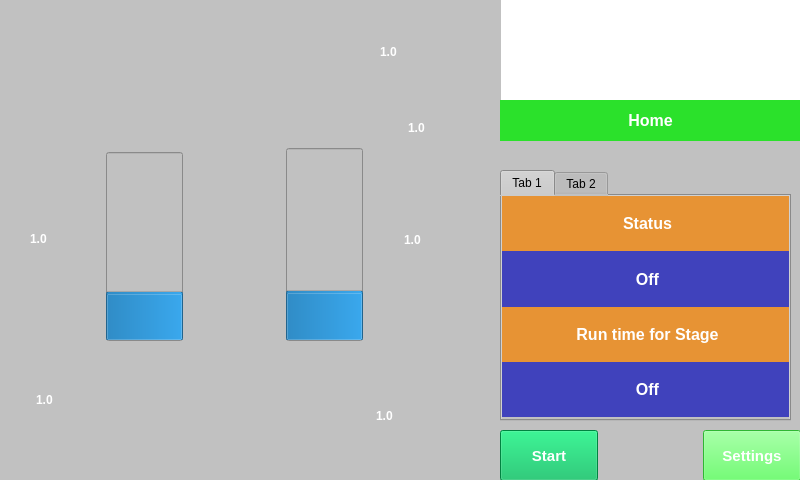
<?xml version="1.0" encoding="UTF-8"?>
<ui version="4.0">
 <class>Form</class>
 <widget class="QWidget" name="Form">
  <property name="geometry">
   <rect>
    <x>0</x>
    <y>0</y>
    <width>800</width>
    <height>480</height>
   </rect>
  </property>
  <property name="windowTitle">
   <string>Form</string>
  </property>
  <property name="autoFillBackground">
   <bool>false</bool>
  </property>
  <property name="styleSheet">
   <string notr="true">background-color: rgb(193, 193, 193);</string>
  </property>
  <widget class="QWidget" name="widget" native="true">
   <property name="geometry">
    <rect>
     <x>0</x>
     <y>0</y>
     <width>501</width>
     <height>480</height>
    </rect>
   </property>
   <property name="styleSheet">
    <string notr="true">color: rgb(220, 220, 220);</string>
   </property>
   <widget class="QProgressBar" name="left_tank">
    <property name="geometry">
     <rect>
      <x>106</x>
      <y>152</y>
      <width>77</width>
      <height>189</height>
     </rect>
    </property>
    <property name="value">
     <number>24</number>
    </property>
    <property name="textVisible">
     <bool>false</bool>
    </property>
    <property name="orientation">
     <enum>Qt::Vertical</enum>
    </property>
   </widget>
   <widget class="QLabel" name="v3">
    <property name="geometry">
     <rect>
      <x>170</x>
      <y>390</y>
      <width>40</width>
      <height>21</height>
     </rect>
    </property>
    <property name="text">
     <string/>
    </property>
    <property name="pixmap">
     <pixmap resource="tankresources.qrc">:/img/valve_close.png</pixmap>
    </property>
    <property name="scaledContents">
     <bool>true</bool>
    </property>
   </widget>
   <widget class="QProgressBar" name="right_tank">
    <property name="geometry">
     <rect>
      <x>286</x>
      <y>148</y>
      <width>77</width>
      <height>193</height>
     </rect>
    </property>
    <property name="value">
     <number>24</number>
    </property>
    <property name="textVisible">
     <bool>false</bool>
    </property>
    <property name="orientation">
     <enum>Qt::Vertical</enum>
    </property>
   </widget>
   <widget class="QLabel" name="tankview">
    <property name="geometry">
     <rect>
      <x>0</x>
      <y>20</y>
      <width>451</width>
      <height>441</height>
     </rect>
    </property>
    <property name="styleSheet">
     <string notr="true"/>
    </property>
    <property name="text">
     <string/>
    </property>
    <property name="pixmap">
     <pixmap resource="tankresources.qrc">:/img/tankview.png</pixmap>
    </property>
    <property name="scaledContents">
     <bool>true</bool>
    </property>
   </widget>
   <widget class="QLabel" name="v4">
    <property name="geometry">
     <rect>
      <x>260</x>
      <y>390</y>
      <width>40</width>
      <height>21</height>
     </rect>
    </property>
    <property name="text">
     <string/>
    </property>
    <property name="pixmap">
     <pixmap resource="tankresources.qrc">:/img/valve_close.png</pixmap>
    </property>
    <property name="scaledContents">
     <bool>true</bool>
    </property>
   </widget>
   <widget class="QLabel" name="left_press">
    <property name="geometry">
     <rect>
      <x>30</x>
      <y>228</y>
      <width>41</width>
      <height>21</height>
     </rect>
    </property>
    <property name="font">
     <font>
      <pointsize>9</pointsize>
      <weight>75</weight>
      <bold>true</bold>
     </font>
    </property>
    <property name="styleSheet">
     <string notr="true">color: rgb(255, 255, 255);
background-color: none;</string>
    </property>
    <property name="text">
     <string>1.0</string>
    </property>
   </widget>
   <widget class="QLabel" name="oxy_press">
    <property name="geometry">
     <rect>
      <x>408</x>
      <y>120</y>
      <width>31</width>
      <height>16</height>
     </rect>
    </property>
    <property name="font">
     <font>
      <pointsize>9</pointsize>
      <weight>75</weight>
      <bold>true</bold>
     </font>
    </property>
    <property name="styleSheet">
     <string notr="true">color: rgb(255, 255, 255);
background-color: none;</string>
    </property>
    <property name="text">
     <string>1.0</string>
    </property>
   </widget>
   <widget class="QLabel" name="airtank_press">
    <property name="geometry">
     <rect>
      <x>36</x>
      <y>392</y>
      <width>31</width>
      <height>16</height>
     </rect>
    </property>
    <property name="font">
     <font>
      <pointsize>9</pointsize>
      <weight>75</weight>
      <bold>true</bold>
     </font>
    </property>
    <property name="styleSheet">
     <string notr="true">color: rgb(255, 255, 255);
background-color: none;</string>
    </property>
    <property name="text">
     <string>1.0</string>
    </property>
   </widget>
   <widget class="QLabel" name="inlet_press">
    <property name="geometry">
     <rect>
      <x>376</x>
      <y>408</y>
      <width>31</width>
      <height>16</height>
     </rect>
    </property>
    <property name="font">
     <font>
      <pointsize>9</pointsize>
      <weight>75</weight>
      <bold>true</bold>
     </font>
    </property>
    <property name="styleSheet">
     <string notr="true">color: rgb(255, 255, 255);
background-color: none;</string>
    </property>
    <property name="text">
     <string>1.0</string>
    </property>
   </widget>
   <widget class="QLabel" name="oxy_purity">
    <property name="geometry">
     <rect>
      <x>380</x>
      <y>44</y>
      <width>55</width>
      <height>16</height>
     </rect>
    </property>
    <property name="font">
     <font>
      <pointsize>9</pointsize>
      <weight>75</weight>
      <bold>true</bold>
     </font>
    </property>
    <property name="styleSheet">
     <string notr="true">color: rgb(255, 255, 255);
background-color: none;</string>
    </property>
    <property name="text">
     <string>1.0</string>
    </property>
   </widget>
   <widget class="QLabel" name="right_press">
    <property name="geometry">
     <rect>
      <x>404</x>
      <y>232</y>
      <width>31</width>
      <height>16</height>
     </rect>
    </property>
    <property name="font">
     <font>
      <pointsize>9</pointsize>
      <weight>75</weight>
      <bold>true</bold>
     </font>
    </property>
    <property name="styleSheet">
     <string notr="true">color: rgb(255, 255, 255);
background-color: none;</string>
    </property>
    <property name="text">
     <string>1.0</string>
    </property>
   </widget>
   <widget class="QLabel" name="rightin_valve">
    <property name="geometry">
     <rect>
      <x>260</x>
      <y>420</y>
      <width>40</width>
      <height>20</height>
     </rect>
    </property>
    <property name="text">
     <string/>
    </property>
    <property name="pixmap">
     <pixmap resource="tankresources.qrc">:/img/valve_close.png</pixmap>
    </property>
    <property name="scaledContents">
     <bool>true</bool>
    </property>
   </widget>
   <widget class="QLabel" name="bright_valve">
    <property name="geometry">
     <rect>
      <x>210</x>
      <y>88</y>
      <width>40</width>
      <height>20</height>
     </rect>
    </property>
    <property name="text">
     <string/>
    </property>
    <property name="pixmap">
     <pixmap resource="tankresources.qrc">:/img/valve_close.png</pixmap>
    </property>
    <property name="scaledContents">
     <bool>true</bool>
    </property>
   </widget>
   <widget class="QLabel" name="leftout_valve">
    <property name="geometry">
     <rect>
      <x>162</x>
      <y>43</y>
      <width>40</width>
      <height>21</height>
     </rect>
    </property>
    <property name="text">
     <string/>
    </property>
    <property name="pixmap">
     <pixmap resource="tankresources.qrc">:/img/valve_close.png</pixmap>
    </property>
    <property name="scaledContents">
     <bool>true</bool>
    </property>
   </widget>
   <widget class="QLabel" name="rightout_valve">
    <property name="geometry">
     <rect>
      <x>262</x>
      <y>43</y>
      <width>40</width>
      <height>21</height>
     </rect>
    </property>
    <property name="text">
     <string/>
    </property>
    <property name="pixmap">
     <pixmap resource="tankresources.qrc">:/img/valve_close.png</pixmap>
    </property>
    <property name="scaledContents">
     <bool>true</bool>
    </property>
   </widget>
   <widget class="QLabel" name="leftin_valve">
    <property name="geometry">
     <rect>
      <x>170</x>
      <y>420</y>
      <width>40</width>
      <height>21</height>
     </rect>
    </property>
    <property name="text">
     <string/>
    </property>
    <property name="pixmap">
     <pixmap resource="tankresources.qrc">:/img/valve_close.png</pixmap>
    </property>
    <property name="scaledContents">
     <bool>true</bool>
    </property>
   </widget>
   <widget class="QLabel" name="bleft_valve">
    <property name="geometry">
     <rect>
      <x>212</x>
      <y>64</y>
      <width>40</width>
      <height>20</height>
     </rect>
    </property>
    <property name="text">
     <string/>
    </property>
    <property name="pixmap">
     <pixmap resource="tankresources.qrc">:/img/valve_close.png</pixmap>
    </property>
    <property name="scaledContents">
     <bool>true</bool>
    </property>
   </widget>
   <zorder>tankview</zorder>
   <zorder>left_tank</zorder>
   <zorder>v3</zorder>
   <zorder>right_tank</zorder>
   <zorder>v4</zorder>
   <zorder>left_press</zorder>
   <zorder>oxy_press</zorder>
   <zorder>airtank_press</zorder>
   <zorder>inlet_press</zorder>
   <zorder>oxy_purity</zorder>
   <zorder>right_press</zorder>
   <zorder>rightin_valve</zorder>
   <zorder>bright_valve</zorder>
   <zorder>leftout_valve</zorder>
   <zorder>rightout_valve</zorder>
   <zorder>leftin_valve</zorder>
   <zorder>bleft_valve</zorder>
  </widget>
  <widget class="QLabel" name="LOGO">
   <property name="geometry">
    <rect>
     <x>500</x>
     <y>0</y>
     <width>351</width>
     <height>101</height>
    </rect>
   </property>
   <property name="styleSheet">
    <string notr="true">background-color: rgb(255, 255, 255);</string>
   </property>
   <property name="text">
    <string/>
   </property>
  </widget>
  <widget class="QLabel" name="TITLE">
   <property name="geometry">
    <rect>
     <x>500</x>
     <y>100</y>
     <width>301</width>
     <height>41</height>
    </rect>
   </property>
   <property name="font">
    <font>
     <pointsize>12</pointsize>
     <weight>75</weight>
     <bold>true</bold>
    </font>
   </property>
   <property name="styleSheet">
    <string notr="true">color: rgb(255, 255, 255);
background-color: rgb(43, 225, 43);</string>
   </property>
   <property name="text">
    <string>Home</string>
   </property>
   <property name="alignment">
    <set>Qt::AlignCenter</set>
   </property>
  </widget>
  <widget class="QLabel" name="BG">
   <property name="geometry">
    <rect>
     <x>500</x>
     <y>430</y>
     <width>301</width>
     <height>51</height>
    </rect>
   </property>
   <property name="font">
    <font>
     <pointsize>12</pointsize>
     <weight>75</weight>
     <bold>true</bold>
    </font>
   </property>
   <property name="styleSheet">
    <string notr="true">background-color: rgb(100, 100, 100);</string>
   </property>
   <property name="text">
    <string/>
   </property>
   <property name="alignment">
    <set>Qt::AlignCenter</set>
   </property>
  </widget>
  <widget class="QWidget" name="horizontalLayoutWidget">
   <property name="geometry">
    <rect>
     <x>500</x>
     <y>430</y>
     <width>301</width>
     <height>51</height>
    </rect>
   </property>
   <layout class="QHBoxLayout" name="horizontalLayout">
    <item>
     <widget class="QPushButton" name="start">
      <property name="sizePolicy">
       <sizepolicy hsizetype="Expanding" vsizetype="Expanding">
        <horstretch>0</horstretch>
        <verstretch>0</verstretch>
       </sizepolicy>
      </property>
      <property name="font">
       <font>
        <pointsize>11</pointsize>
        <weight>75</weight>
        <bold>true</bold>
       </font>
      </property>
      <property name="styleSheet">
       <string notr="true">color: rgb(255, 255, 255);
background-color: rgb(0, 184, 89);</string>
      </property>
      <property name="text">
       <string>Start</string>
      </property>
     </widget>
    </item>
    <item>
     <spacer name="horizontalSpacer">
      <property name="orientation">
       <enum>Qt::Horizontal</enum>
      </property>
      <property name="sizeHint" stdset="0">
       <size>
        <width>40</width>
        <height>20</height>
       </size>
      </property>
     </spacer>
    </item>
    <item>
     <widget class="QPushButton" name="settings_btn">
      <property name="sizePolicy">
       <sizepolicy hsizetype="Expanding" vsizetype="Expanding">
        <horstretch>0</horstretch>
        <verstretch>0</verstretch>
       </sizepolicy>
      </property>
      <property name="font">
       <font>
        <pointsize>11</pointsize>
        <weight>75</weight>
        <bold>true</bold>
       </font>
      </property>
      <property name="styleSheet">
       <string notr="true">background-color: rgb(66, 255, 72);
color: rgb(255, 255, 255);</string>
      </property>
      <property name="text">
       <string>Settings</string>
      </property>
     </widget>
    </item>
   </layout>
  </widget>
  <widget class="QTabWidget" name="tabWidget">
   <property name="geometry">
    <rect>
     <x>500</x>
     <y>170</y>
     <width>291</width>
     <height>251</height>
    </rect>
   </property>
   <property name="currentIndex">
    <number>0</number>
   </property>
   <widget class="QWidget" name="tab">
    <attribute name="title">
     <string>Tab 1</string>
    </attribute>
    <widget class="QWidget" name="verticalLayoutWidget">
     <property name="geometry">
      <rect>
       <x>0</x>
       <y>0</y>
       <width>291</width>
       <height>221</height>
      </rect>
     </property>
     <layout class="QVBoxLayout" name="verticalLayout">
      <property name="spacing">
       <number>0</number>
      </property>
      <item>
       <widget class="QLabel" name="status_label">
        <property name="font">
         <font>
          <pointsize>12</pointsize>
          <weight>75</weight>
          <bold>true</bold>
         </font>
        </property>
        <property name="styleSheet">
         <string notr="true">background-color: rgb(231, 147, 52);
color: rgb(255, 255, 255);</string>
        </property>
        <property name="locale">
         <locale language="English" country="UnitedStates"/>
        </property>
        <property name="lineWidth">
         <number>0</number>
        </property>
        <property name="text">
         <string>Status</string>
        </property>
        <property name="alignment">
         <set>Qt::AlignCenter</set>
        </property>
       </widget>
      </item>
      <item>
       <widget class="QLabel" name="status_text">
        <property name="font">
         <font>
          <pointsize>12</pointsize>
          <weight>75</weight>
          <bold>true</bold>
         </font>
        </property>
        <property name="styleSheet">
         <string notr="true">background-color: rgb(64, 66, 188);
color: rgb(255, 255, 255);</string>
        </property>
        <property name="lineWidth">
         <number>0</number>
        </property>
        <property name="text">
         <string>Off</string>
        </property>
        <property name="alignment">
         <set>Qt::AlignCenter</set>
        </property>
       </widget>
      </item>
      <item>
       <widget class="QLabel" name="Runtime_label">
        <property name="font">
         <font>
          <pointsize>12</pointsize>
          <weight>75</weight>
          <bold>true</bold>
         </font>
        </property>
        <property name="styleSheet">
         <string notr="true">background-color: rgb(231, 147, 52);
color: rgb(255, 255, 255);</string>
        </property>
        <property name="lineWidth">
         <number>0</number>
        </property>
        <property name="text">
         <string>Run time for Stage</string>
        </property>
        <property name="alignment">
         <set>Qt::AlignCenter</set>
        </property>
       </widget>
      </item>
      <item>
       <widget class="QLabel" name="Runtime_text">
        <property name="font">
         <font>
          <pointsize>12</pointsize>
          <weight>75</weight>
          <bold>true</bold>
         </font>
        </property>
        <property name="styleSheet">
         <string notr="true">background-color: rgb(64, 66, 188);
color: rgb(255, 255, 255);</string>
        </property>
        <property name="lineWidth">
         <number>0</number>
        </property>
        <property name="text">
         <string>Off</string>
        </property>
        <property name="alignment">
         <set>Qt::AlignCenter</set>
        </property>
       </widget>
      </item>
     </layout>
    </widget>
   </widget>
   <widget class="QWidget" name="tab_2">
    <attribute name="title">
     <string>Tab 2</string>
    </attribute>
   </widget>
  </widget>
  <zorder>LOGO</zorder>
  <zorder>widget</zorder>
  <zorder>TITLE</zorder>
  <zorder>BG</zorder>
  <zorder>horizontalLayoutWidget</zorder>
  <zorder>tabWidget</zorder>
 </widget>
 <resources>
  <include location="tankresources.qrc"/>
 </resources>
 <connections/>
</ui>
